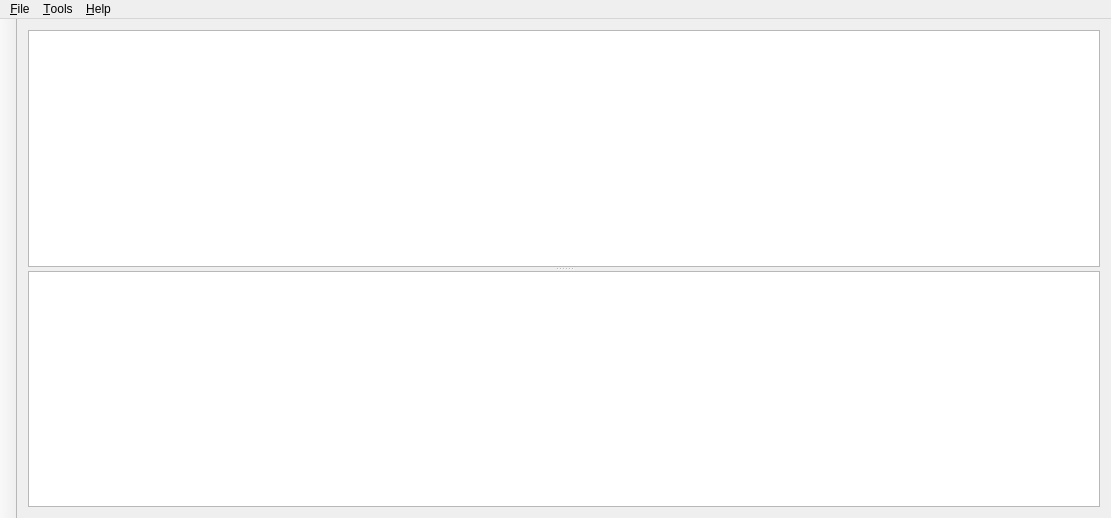
<?xml version="1.0" encoding="UTF-8"?>
<ui version="4.0">
 <class>MainWindow</class>
 <widget class="QMainWindow" name="MainWindow">
  <property name="geometry">
   <rect>
    <x>0</x>
    <y>0</y>
    <width>1111</width>
    <height>518</height>
   </rect>
  </property>
  <property name="windowTitle">
   <string>Entropy piano tuner</string>
  </property>
  <property name="windowIcon">
   <iconset resource="../../media/media.qrc">
    <normaloff>:/media/images/icon_256x256.png</normaloff>:/media/images/icon_256x256.png</iconset>
  </property>
  <widget class="QWidget" name="centralWidget">
   <layout class="QVBoxLayout" name="verticalLayout">
    <item>
     <layout class="QHBoxLayout" name="controlLayout"/>
    </item>
    <item>
     <widget class="QSplitter" name="graphSplitter">
      <property name="sizePolicy">
       <sizepolicy hsizetype="Preferred" vsizetype="Expanding">
        <horstretch>1</horstretch>
        <verstretch>1</verstretch>
       </sizepolicy>
      </property>
      <property name="orientation">
       <enum>Qt::Vertical</enum>
      </property>
      <property name="childrenCollapsible">
       <bool>false</bool>
      </property>
      <widget class="TuningCurveGraph" name="tuningCurveGraphicsView">
       <property name="sizePolicy">
        <sizepolicy hsizetype="Expanding" vsizetype="Expanding">
         <horstretch>0</horstretch>
         <verstretch>1</verstretch>
        </sizepolicy>
       </property>
       <property name="whatsThis">
        <string>&lt;html&gt;&lt;head/&gt;&lt;body&gt;&lt;p&gt;This windows displays the tuning curve.&lt;/p&gt;&lt;/body&gt;&lt;/html&gt;</string>
       </property>
      </widget>
      <widget class="FourierSpectrumGraph" name="fourierSpectrumGraphics">
       <property name="sizePolicy">
        <sizepolicy hsizetype="Expanding" vsizetype="Expanding">
         <horstretch>0</horstretch>
         <verstretch>1</verstretch>
        </sizepolicy>
       </property>
       <property name="whatsThis">
        <string>&lt;html&gt;&lt;head/&gt;&lt;body&gt;&lt;p&gt;This window displays the recorded spectrum of a single note. Bars will indicate the peaks that were found during the analysis.&lt;/p&gt;&lt;/body&gt;&lt;/html&gt;</string>
       </property>
      </widget>
     </widget>
    </item>
   </layout>
  </widget>
  <widget class="QMenuBar" name="menuBar">
   <property name="geometry">
    <rect>
     <x>0</x>
     <y>0</y>
     <width>1111</width>
     <height>26</height>
    </rect>
   </property>
   <widget class="QMenu" name="menuFile">
    <property name="title">
     <string>&amp;File</string>
    </property>
    <addaction name="action_New"/>
    <addaction name="actionOpen"/>
    <addaction name="separator"/>
    <addaction name="actionSave"/>
    <addaction name="actionSave_As"/>
    <addaction name="separator"/>
    <addaction name="actionShare"/>
    <addaction name="actionExit"/>
   </widget>
   <widget class="QMenu" name="menuTools">
    <property name="title">
     <string>&amp;Tools</string>
    </property>
    <addaction name="actionEdit_piano_data_sheet"/>
    <addaction name="actionClear_pitches"/>
    <addaction name="separator"/>
    <addaction name="actionOptions"/>
   </widget>
   <widget class="QMenu" name="menuHelp">
    <property name="title">
     <string>&amp;Help</string>
    </property>
    <addaction name="actionTutorial"/>
    <addaction name="actionManual"/>
    <addaction name="separator"/>
    <addaction name="actionAbout"/>
    <addaction name="actionView_log"/>
    <addaction name="separator"/>
    <addaction name="separator"/>
   </widget>
   <addaction name="menuFile"/>
   <addaction name="menuTools"/>
   <addaction name="menuHelp"/>
  </widget>
  <widget class="QToolBar" name="modeToolBar">
   <property name="movable">
    <bool>false</bool>
   </property>
   <property name="allowedAreas">
    <set>Qt::LeftToolBarArea</set>
   </property>
   <attribute name="toolBarArea">
    <enum>LeftToolBarArea</enum>
   </attribute>
   <attribute name="toolBarBreak">
    <bool>false</bool>
   </attribute>
  </widget>
  <action name="actionOpen">
   <property name="text">
    <string>&amp;Open</string>
   </property>
  </action>
  <action name="actionSave">
   <property name="text">
    <string>&amp;Save</string>
   </property>
  </action>
  <action name="actionExit">
   <property name="text">
    <string>E&amp;xit</string>
   </property>
  </action>
  <action name="actionAbout">
   <property name="text">
    <string>About</string>
   </property>
  </action>
  <action name="actionOpen_sound_control">
   <property name="text">
    <string>Open sound control</string>
   </property>
  </action>
  <action name="actionSave_As">
   <property name="text">
    <string>Save &amp;As</string>
   </property>
  </action>
  <action name="action_New">
   <property name="text">
    <string>&amp;New</string>
   </property>
  </action>
  <action name="actionEdit_piano_data_sheet">
   <property name="text">
    <string>&amp;Edit piano data sheet</string>
   </property>
  </action>
  <action name="actionShare">
   <property name="icon">
    <iconset theme="document-send">
     <normaloff>.</normaloff>.</iconset>
   </property>
   <property name="text">
    <string>Share</string>
   </property>
   <property name="visible">
    <bool>false</bool>
   </property>
  </action>
  <action name="actionView_log">
   <property name="text">
    <string>View log</string>
   </property>
  </action>
  <action name="actionOptions">
   <property name="text">
    <string>&amp;Options</string>
   </property>
  </action>
  <action name="actionClear_pitches">
   <property name="text">
    <string>&amp;Clear pitch markers</string>
   </property>
   <property name="toolTip">
    <string>Clear pitch markers</string>
   </property>
  </action>
  <action name="actionManual">
   <property name="text">
    <string>Manual</string>
   </property>
  </action>
  <action name="actionTutorial">
   <property name="text">
    <string>Tutorial</string>
   </property>
  </action>
 </widget>
 <layoutdefault spacing="6" margin="11"/>
 <customwidgets>
  <customwidget>
   <class>FourierSpectrumGraph</class>
   <extends>QGraphicsView</extends>
   <header>drawers/fourierspectrumgraph.h</header>
  </customwidget>
  <customwidget>
   <class>TuningCurveGraph</class>
   <extends>QGraphicsView</extends>
   <header>drawers/tuningcurvegraph.h</header>
  </customwidget>
 </customwidgets>
 <resources>
  <include location="../../media/media.qrc"/>
 </resources>
 <connections>
  <connection>
   <sender>actionExit</sender>
   <signal>triggered()</signal>
   <receiver>MainWindow</receiver>
   <slot>close()</slot>
   <hints>
    <hint type="sourcelabel">
     <x>-1</x>
     <y>-1</y>
    </hint>
    <hint type="destinationlabel">
     <x>474</x>
     <y>332</y>
    </hint>
   </hints>
  </connection>
  <connection>
   <sender>actionOpen</sender>
   <signal>triggered()</signal>
   <receiver>MainWindow</receiver>
   <slot>onFileOpen()</slot>
   <hints>
    <hint type="sourcelabel">
     <x>-1</x>
     <y>-1</y>
    </hint>
    <hint type="destinationlabel">
     <x>474</x>
     <y>332</y>
    </hint>
   </hints>
  </connection>
  <connection>
   <sender>actionSave</sender>
   <signal>triggered()</signal>
   <receiver>MainWindow</receiver>
   <slot>onFileSave()</slot>
   <hints>
    <hint type="sourcelabel">
     <x>-1</x>
     <y>-1</y>
    </hint>
    <hint type="destinationlabel">
     <x>474</x>
     <y>332</y>
    </hint>
   </hints>
  </connection>
  <connection>
   <sender>actionAbout</sender>
   <signal>triggered()</signal>
   <receiver>MainWindow</receiver>
   <slot>onAbout()</slot>
   <hints>
    <hint type="sourcelabel">
     <x>-1</x>
     <y>-1</y>
    </hint>
    <hint type="destinationlabel">
     <x>474</x>
     <y>332</y>
    </hint>
   </hints>
  </connection>
  <connection>
   <sender>actionOpen_sound_control</sender>
   <signal>triggered()</signal>
   <receiver>MainWindow</receiver>
   <slot>onOpenSoundControl()</slot>
   <hints>
    <hint type="sourcelabel">
     <x>-1</x>
     <y>-1</y>
    </hint>
    <hint type="destinationlabel">
     <x>474</x>
     <y>332</y>
    </hint>
   </hints>
  </connection>
  <connection>
   <sender>actionSave_As</sender>
   <signal>triggered()</signal>
   <receiver>MainWindow</receiver>
   <slot>onFileSaveAs()</slot>
   <hints>
    <hint type="sourcelabel">
     <x>-1</x>
     <y>-1</y>
    </hint>
    <hint type="destinationlabel">
     <x>384</x>
     <y>292</y>
    </hint>
   </hints>
  </connection>
  <connection>
   <sender>action_New</sender>
   <signal>triggered()</signal>
   <receiver>MainWindow</receiver>
   <slot>onFileNew()</slot>
   <hints>
    <hint type="sourcelabel">
     <x>-1</x>
     <y>-1</y>
    </hint>
    <hint type="destinationlabel">
     <x>384</x>
     <y>292</y>
    </hint>
   </hints>
  </connection>
  <connection>
   <sender>actionEdit_piano_data_sheet</sender>
   <signal>triggered()</signal>
   <receiver>MainWindow</receiver>
   <slot>onEditPianoDataSheet()</slot>
   <hints>
    <hint type="sourcelabel">
     <x>-1</x>
     <y>-1</y>
    </hint>
    <hint type="destinationlabel">
     <x>384</x>
     <y>292</y>
    </hint>
   </hints>
  </connection>
  <connection>
   <sender>actionShare</sender>
   <signal>triggered()</signal>
   <receiver>MainWindow</receiver>
   <slot>onFileShare()</slot>
   <hints>
    <hint type="sourcelabel">
     <x>-1</x>
     <y>-1</y>
    </hint>
    <hint type="destinationlabel">
     <x>384</x>
     <y>292</y>
    </hint>
   </hints>
  </connection>
  <connection>
   <sender>actionView_log</sender>
   <signal>triggered()</signal>
   <receiver>MainWindow</receiver>
   <slot>onViewLog()</slot>
   <hints>
    <hint type="sourcelabel">
     <x>-1</x>
     <y>-1</y>
    </hint>
    <hint type="destinationlabel">
     <x>384</x>
     <y>292</y>
    </hint>
   </hints>
  </connection>
  <connection>
   <sender>actionOptions</sender>
   <signal>triggered()</signal>
   <receiver>MainWindow</receiver>
   <slot>onOptions()</slot>
   <hints>
    <hint type="sourcelabel">
     <x>-1</x>
     <y>-1</y>
    </hint>
    <hint type="destinationlabel">
     <x>535</x>
     <y>310</y>
    </hint>
   </hints>
  </connection>
  <connection>
   <sender>actionClear_pitches</sender>
   <signal>triggered()</signal>
   <receiver>MainWindow</receiver>
   <slot>onResetRecording()</slot>
   <hints>
    <hint type="sourcelabel">
     <x>-1</x>
     <y>-1</y>
    </hint>
    <hint type="destinationlabel">
     <x>536</x>
     <y>310</y>
    </hint>
   </hints>
  </connection>
  <connection>
   <sender>actionManual</sender>
   <signal>triggered()</signal>
   <receiver>MainWindow</receiver>
   <slot>onManual()</slot>
   <hints>
    <hint type="sourcelabel">
     <x>-1</x>
     <y>-1</y>
    </hint>
    <hint type="destinationlabel">
     <x>555</x>
     <y>258</y>
    </hint>
   </hints>
  </connection>
  <connection>
   <sender>actionTutorial</sender>
   <signal>triggered()</signal>
   <receiver>MainWindow</receiver>
   <slot>onTutorial()</slot>
   <hints>
    <hint type="sourcelabel">
     <x>-1</x>
     <y>-1</y>
    </hint>
    <hint type="destinationlabel">
     <x>555</x>
     <y>258</y>
    </hint>
   </hints>
  </connection>
 </connections>
 <slots>
  <slot>onFileSave()</slot>
  <slot>onFileOpen()</slot>
  <slot>onAbout()</slot>
  <slot>onStartCalculation()</slot>
  <slot>onFileSaveAs()</slot>
  <slot>onFileNew()</slot>
  <slot>onEditPianoDataSheet()</slot>
  <slot>onFileShare()</slot>
  <slot>onViewLog()</slot>
  <slot>onGuideEnabled(bool)</slot>
  <slot>onOptions()</slot>
  <slot>onInputLevelChanged(int)</slot>
  <slot>onResetRecording()</slot>
  <slot>onResetNoiseLevel()</slot>
  <slot>onManual()</slot>
  <slot>onToggleMute(bool)</slot>
  <slot>onTutorial()</slot>
 </slots>
</ui>
